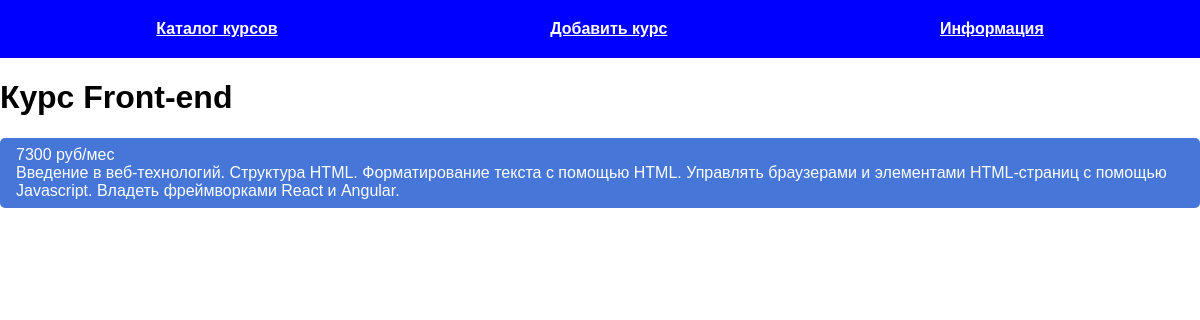
The app's page /info/Front-end with its own data.
### tables this page shows
CREATE TABLE mainmenu(
    id INTEGER PRIMARY KEY AUTOINCREMENT,
    title TEXT NOT NULL,
    url TEXT NOT NULL
);

CREATE TABLE posts(
    id INTEGER PRIMARY KEY AUTOINCREMENT,
    title TEXT NOT NULL,
    price TEXT NOT NULL,
    text TEXT NOT NULL,
    url TEXT NOT NULL,
    time INTEGER NOT NULL
);

### main.py (the view)
@app.route("/info/<alias>")
def add_info(alias):
    db = get_db()
    dbase = FDataBase(db)
    title, price, text = dbase.get_info(alias)
    if not title:
        abort(404)
    return render_template('info.html', menu=dbase.get_menu(), title=title, price=price, text=text)

### FDataBase.py (called while the page is built)
    def get_menu(self):
        sql = "SELECT * FROM mainmenu"
        try:
            self.__cur.execute(sql)
            res = self.__cur.fetchall()
            if res:
                return res
        except IOError:
            print("Ошибка чтения из БД")
        return []

    def get_info(self, alias):
        try:
            self.__cur.execute(f"SELECT title, price, text FROM posts WHERE url LIKE '{alias}'")
            res = self.__cur.fetchone()
            if res:
                return res
        except sqlite3.Error as e:
            print("Ошибка получения курса из БД:", e)
        return False, False, False

### main.py (called while the page is built)
def connect_db():
    con = sqlite3.connect(app.config['DATABASE'])
    con.row_factory = sqlite3.Row
    return con

def get_db():
    if not hasattr(g, 'link_db'):
        g.link_db = connect_db()
    return g.link_db

### templates/info.html (shortened to what this page needs)
{% extends 'base.html' %}
{% block content %}
{{ super() }}
<div class="info">
{{ price }}<br>
{{ text | safe}}
</div>
{% endblock %}

### templates/base.html (shortened to what this page needs)
<!DOCTYPE html>
<html lang="en">
<head>
    <link rel="stylesheet" href="{{ url_for('static', filename='css/style.css') }}">
</head>
<body>
{% block content %}
    {% block mainmenu %}
    <ul class="menu">
        {% for m in menu %}
        <li><a href="{{ m.url }}">{{ m.title }}</a></li>
        {% endfor %}
    </ul>
    {% endblock %}
<div class="content">
    {% if title %}
        <h1>{{ title }}</h1>
    {% else %}
        <h1></h1>
    {% endif %}
{% endblock %}
</div>
</body>
</html>

### static/css/style.css (style rules this page uses)
body { margin: 0; padding: 0; font-family: Verdana, Geneva, Tahoma, sans-serif; }
.menu { display: flex; justify-content: space-around; list-style: none; background: blue; padding: 20px; margin-top: 0; }
.menu a { font-weight: bold; color: white; }
.info { appearance: none; border: 0; border-radius: 5px; background: #4676D7; color: #fff; padding: 8px 16px; font-size: 16px; font-family: Verdana, Geneva, Tahoma, sans-serif; }

### records on screen
mainmenu: title "Каталог курсов"
mainmenu: title "Добавить курс"
mainmenu: title "Информация"
posts: title "Курс Front-end", price "7300 руб/мес", text "Введение в веб-технологий. Структура HTML. Форматирование текста с помощью HTML. Управлять браузерами и элементами HTML-страниц с помощью Javascript. Владеть фреймворками React и Angular."
